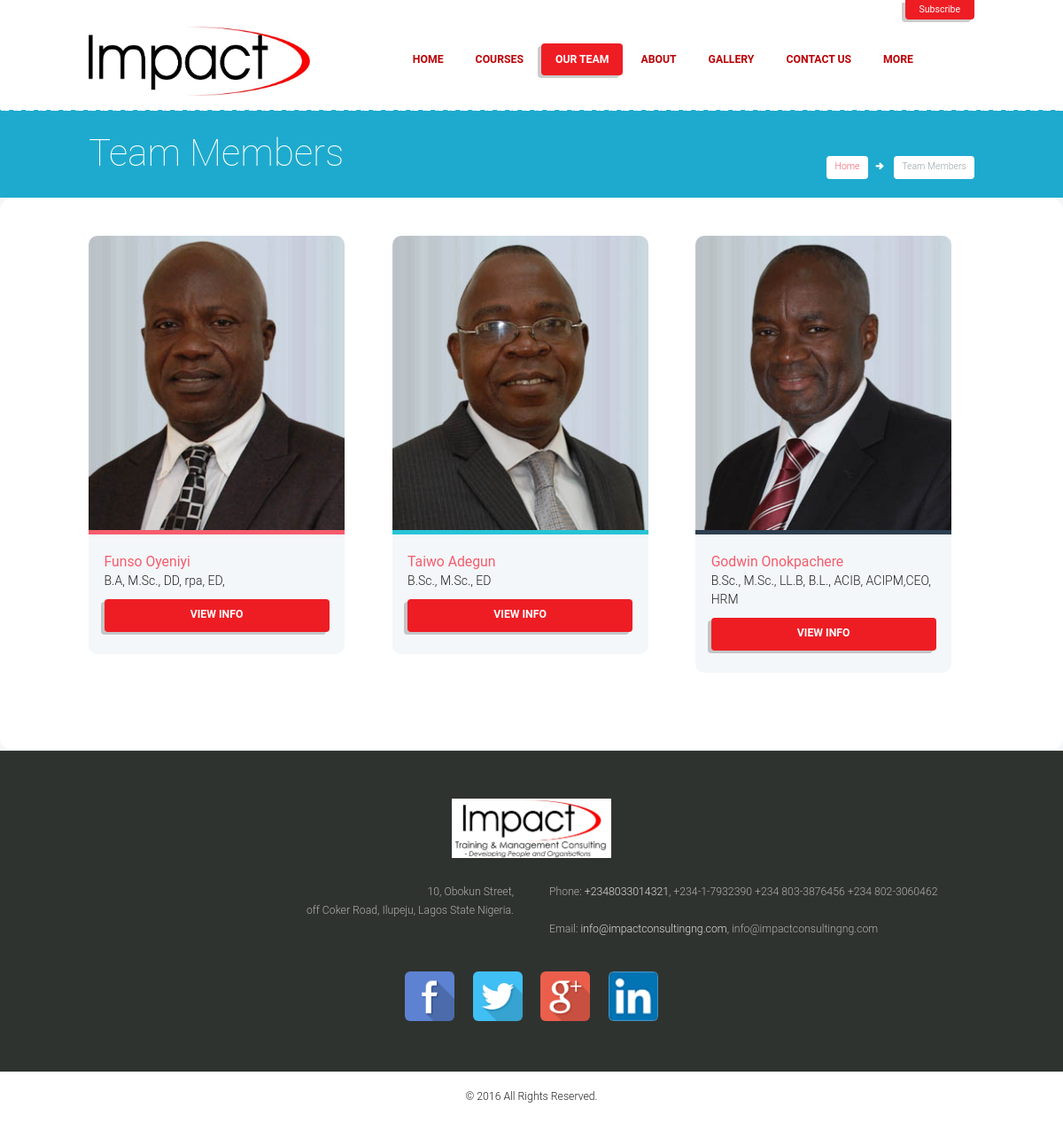
The page /members/ on the database its author committed.
### tables this page shows
CREATE TABLE IF NOT EXISTS `webpage` (
  `id` int(11) NOT NULL AUTO_INCREMENT,
  `name` varchar(500) NOT NULL,
  `title` varchar(500) NOT NULL,
  `description` varchar(700) NOT NULL,
  `keywords` text NOT NULL,
  PRIMARY KEY (`id`),
  UNIQUE KEY `name` (`name`),
  UNIQUE KEY `title` (`title`)
);

CREATE TABLE IF NOT EXISTS `tutor` (
  `id` int(11) NOT NULL AUTO_INCREMENT,
  `name` varchar(500) NOT NULL,
  `qualification` text NOT NULL,
  `field` text NOT NULL,
  `bio` text NOT NULL,
  `email` varchar(300) NOT NULL,
  `website` varchar(500) NOT NULL,
  `picture` varchar(300) NOT NULL,
  `visible` tinyint(4) NOT NULL,
  PRIMARY KEY (`id`),
  UNIQUE KEY `email` (`email`)
);

### classes/WebPage.php (called while the page is built, shortened)
<?php
class WebPage {
    public function WebPage($dbObj=null, $tableName='webpage') {
        function autoLoadClasses($className){
            $path = CLASSES_PATH;
            $ext = ".php";
            $fullpath = $path.sprintf("%s",$className.$ext);
            if(file_exists($fullpath)){
                return include $fullpath;
            }else{
                echo $fullpath;
            }
        }
    }
    public function __get($property) {
        if (property_exists($this, $property)) {
            return $this->$property;
        }
    }
    public static function getSingleByName($dbObj, $column, $name) {
        $thisPagReqVal = '';
        $thisPagReqVals = $dbObj->fetchNum("SELECT $column FROM webpage WHERE name = '{$name}' ");
        foreach ($thisPagReqVals as $thisPagReqVals) { $thisPagReqVal = $thisPagReqVals[0]; }
        return $thisPagReqVal;
    }
}

### includes/page-properties.php (called while the page is built, shortened)
<?php
$thisPage->title = StringManipulator::trimStringToFullWord(62, stripslashes(strip_tags(WebPage::getSingleByName($dbObj, 'title', CURRENT_PAGE))).' - '.WEBSITE_AUTHOR);

### DbConfig/Database.php (called while the page is built, shortened)
<?php
require(__ROOT__."/DbConfig/DbConfig.php");
class Database extends DbConfig{
    var $connection;
    public function Database($dbName = ''){
        $this->connection = mysqli_connect($this->get_dbServer(), $this->get_dbUser(), $this->get_dbPass(),$this->get_dbName())
        or die("Database Connection and Selection Failed. " . mysqli_error($this->connection));
    }
    public function query($query){
        $result = mysqli_query($this->connection, $query) or
        die("Invalid Query: ".mysqli_error($this->connection));
        if($result){
            return $result;
        } else { return false; }
    }
    public function fetchAssoc($query){
        $result = $this->query($query);
        $rows = array();
        while($row = mysqli_fetch_array($result,MYSQLI_ASSOC)){
                $rows[] = $row;
        }
        return $rows;
    }
    public function fetchNum($query){
        $result = $this->query($query);
        $rows = array();
        while($row = mysqli_fetch_array($result,MYSQLI_NUM)){
                $rows[] = $row;
        }
        return $rows;
    }
}
?>

### DbConfig/DbConfig.php (called while the page is built, shortened)
<?php
class DbConfig {
    private $dbServer= DB_SERVER;
    private $dbUser = DB_USER;
    private $dbPass = DB_PASSWORD;
    private $dbName = DB_NAME;
    public function get_dbServer(){ return $this->dbServer; }
    public function get_dbUser(){ return $this->dbUser; }
    public function get_dbPass(){ return $this->dbPass; }
    public function get_dbName(){ return $this->dbName; }
}
?>

### classes/StringManipulator.php (called while the page is built, shortened)
<?php
abstract class StringManipulator {
    public static function mb_strlen($str, $encoding = 'iso-8859-1') {
        switch (str_replace('-', '', strtolower($encoding))) {
          default:     return strlen(utf8_decode($str));
        }
    }
    public static function trimStringToFullWord($length, $string) {
        if (StringManipulator::mb_strlen($string) <= $length) {
            $string = $string;
        }
        else {
            $string = preg_replace('/\s+?(\S+)?$/u', '', StringManipulator::mb_substr($string, 0, $length));
        }
        return $string;
    }
    public static function slugify($text) {
        $text = preg_replace('~[^\\pL\d]+~u', '-', $text);
        $text = trim($text, '-');
        $text = iconv('utf-8', 'us-ascii//TRANSLIT', $text);
        $text = strtolower($text);
        $text = preg_replace('~[^-\w]+~', '', $text);
        return $text;
    }
}

### classes/Tutor.php (called while the page is built, shortened)
<?php
class Tutor implements ContentManipulator{
    private $dbObj;
    private $tableName;
    public function Tutor($dbObj, $tableName='tutor') {
        $this->dbObj =  $dbObj;        $this->tableName = $tableName;
    }
    public function __get($property) {
        if (property_exists($this, $property)) {
            return $this->$property;
        }
    }
    public function fetchRaw($column="*", $condition="", $sort="id"){
        $sql = "SELECT $column FROM $this->tableName ORDER BY $sort";
        if(!empty($condition)){$sql = "SELECT $column FROM $this->tableName WHERE $condition ORDER BY $sort";}
        $result = $this->dbObj->fetchAssoc($sql);
        return $result;
    }
}

### members.php (the view, shortened to what this page needs)
<?php
require('classes/WebPage.php');
$thisPage = new WebPage();
$dbObj = new Database();
$thisPage->dbObj = $dbObj;
$memberObj = new Tutor($dbObj);
require('includes/page-properties.php');
?>
<!DOCTYPE html>
<html lang="en-US">
<head>
    <link rel='stylesheet' id='rs-plugin-settings-css'  href='<?php echo SITE_URL; ?>plugins/revslider/rs-plugin/css/settings1dc6.css?ver=4.6.5' type='text/css' media='all' />
    <link rel='stylesheet' id='wpProQuiz_front_style-css'  href='<?php echo SITE_URL; ?>plugins/sfwd-lms/wp-pro-quiz/css/wpProQuiz_front.min4fde.css?ver=0.28' type='text/css' media='all' />
    <link rel='stylesheet' id='learndash_style-css'  href='<?php echo SITE_URL; ?>plugins/sfwd-lms/assets/style274c.css?ver=4.3.2' type='text/css' media='all' />
    <link rel='stylesheet' id='woocommerce-layout-css'  href='<?php echo SITE_URL; ?>plugins/woocommerce/assets/css/woocommerce-layout3575.css?ver=2.4.7' type='text/css' media='all' />
    <link rel='stylesheet' id='woocommerce-smallscreen-css'  href='<?php echo SITE_URL; ?>plugins/woocommerce/assets/css/woocommerce-smallscreen3575.css?ver=2.4.7' type='text/css' media='only screen and (max-width: 768px)' />
    <link rel='stylesheet' id='woocommerce-general-css'  href='<?php echo SITE_URL; ?>plugins/woocommerce/assets/css/woocommerce3575.css?ver=2.4.7' type='text/css' media='all' />
    <link rel='stylesheet' id='themerex-fontello-style-css'  href='<?php echo SITE_URL; ?>themes/education/css/fontello/css/fontello.min.css' type='text/css' media='all' />
    <link rel='stylesheet' id='themerex-main-style-css'  href='<?php echo SITE_URL; ?>themes/education/style.min.css' type='text/css' media='all' />
    <link rel='stylesheet' id='themerex-shortcodes-style-css'  href='<?php echo SITE_URL; ?>themes/education/fw/shortcodes/shortcodes.min.css' type='text/css' media='all' />
    <link rel='stylesheet' id='themerex-animation-style-css'  href='<?php echo SITE_URL; ?>themes/education/fw/css/core.animation.min.css' type='text/css' media='all' />
    <link rel='stylesheet' id='tribe-style-css'  href='<?php echo SITE_URL; ?>themes/education/css/tribe-style.min.css' type='text/css' media='all' />
    <link rel='stylesheet' id='learndash-style-css'  href='<?php echo SITE_URL; ?>themes/education/css/learndash-style.min.css' type='text/css' media='all' />
    <link rel='stylesheet' id='themerex-skin-style-css'  href='<?php echo SITE_URL; ?>themes/education/skins/education/skin.min.css' type='text/css' media='all' />
    <link rel='stylesheet' id='themerex-custom-style-css'  href='<?php echo SITE_URL; ?>themes/education/fw/css/custom-style.min.css' type='text/css' media='all' />
    <link href="<?php echo SITE_URL; ?>css/additional-style.css" rel="stylesheet" type="text/css"/>
    <link rel='stylesheet' id='themerex-responsive-style-css'  href='<?php echo SITE_URL; ?>themes/education/css/responsive.min.css' type='text/css' media='all' />
    <link rel='stylesheet' id='theme-skin-responsive-style-css'  href='<?php echo SITE_URL; ?>themes/education/skins/education/skin-responsive.min.css' type='text/css' media='all' />
    <link rel='stylesheet' id='mediaelement-css'  href='<?php echo SITE_URL; ?>js/mediaelement/mediaelementplayer.min0392.css?ver=2.17.0' type='text/css' media='all' />
    <link rel='stylesheet' id='wp-mediaelement-css'  href='<?php echo SITE_URL; ?>js/mediaelement/wp-mediaelement274c.css?ver=4.3.2' type='text/css' media='all' />
    <link rel='stylesheet' id='themerex-customizer-style-css'  href='<?php echo SITE_URL; ?>themes/education/fw/core/core.customizer/front.customizer.min.css' type='text/css' media='all' />
    <link rel='stylesheet' id='js_composer_front-css'  href='<?php echo SITE_URL; ?>plugins/js_composer/assets/css/js_composere100.css?ver=4.7.2' type='text/css' media='all' />
    <link href="<?php echo SITE_URL; ?>sweet-alert/sweetalert.css" rel="stylesheet" type="text/css"/>
    <link href="<?php echo SITE_URL; ?>sweet-alert/twitter.css" rel="stylesheet" type="text/css"/>
</head>
<body class="page page-id-809 page-template-default themerex_body body_style_fullscreen body_filled theme_skin_education article_style_boxed layout_single-standard template_single-standard top_panel_style_light top_panel_opacity_solid top_panel_show top_panel_above menu_right user_menu_show sidebar_hide wpb-js-composer js-comp-ver-4.7.2 vc_responsive">
    <div class="body_wrap">
        <div class="page_wrap">
            <?php include('includes/header.php'); ?>
            <?php include('includes/bread-crumb.php'); ?>
            <div class="page_content_wrap">
                <div class="content">
                    <article class="itemscope post_item post_item_single post_featured_default post_format_standard post-809 page type-page status-publish hentry" itemscope itemtype="http://schema.org/Article">
                        <section class="post_content" itemprop="articleBody">
                            <div class="vc_row wpb_row vc_row-fluid">
                                <div class="wpb_column vc_column_container vc_col-sm-12">
                                    <div class="wpb_wrapper">
                                        <div class="sc_section" data-animation="animated fadeInUp normal">
                                            <div class="sc_content content_wrap" style="margin-top:3em !important;margin-bottom:3em !important;">
                                                <div class="sc_team sc_team_style_2" data-animation="animated fadeInUp normal">
                                                    <div class="sc_columns columns_wrap">
                                                        <?php
                                                        foreach ($memberObj->fetchRaw("*", " visible = 1 ", " RAND() ") as $member) {
                                                            $memberData = array('id' => 'id', 'name' => 'name', 'picture' => 'picture', 'bio' => 'bio', 'website' => 'website', 'qualification' => 'qualification', 'field' => 'field', 'email' => 'email');
                                                            foreach ($memberData as $key => $value){
                                                                switch ($key) {
                                                                    case 'picture': $memberObj->$key = MEDIA_FILES_PATH1.'tutor/'.$member[$value];break;
                                                                    default     :   $memberObj->$key = $member[$value]; break;
                                                                }
                                                            }
                                                        ?>
                                                        <div class="column-1_3">
                                                            <div class="sc_team_item sc_team_item_1 odd first">
                                                                <div class="sc_team_item_avatar">
                                                                    <img class="wp-post-image" width="350" height="290" alt="<?php echo $memberObj->name; ?>" src="<?php echo $memberObj->picture; ?>">
                                                                </div>
                                                                <div class="sc_team_item_info">
                                                                    <h6 class="sc_team_item_title">
                                                                        <a href="<?php echo SITE_URL.'member/'.$memberObj->id.'/'.StringManipulator::slugify($memberObj->name).'/'; ?>"><?php echo $memberObj->name; ?></a>
                                                                    </h6>
                                                                    <div class="sc_team_item_position"><?php echo $memberObj->qualification; ?></div>
                                                                    <div class="sc_team_item_position">
                                                                        <a href="<?php echo SITE_URL.'member/'.$memberObj->id.'/'.StringManipulator::slugify($memberObj->name).'/'; ?>" data-animation="animated fadeInUp normal" class="sc_button sc_button_square sc_button_style_filled sc_button_bg_menu sc_button_size_small aligncenter animated fadeInUp normal" style="margin-top:10px;margin-bottom:4px;">VIEW INFO</a>
                                                                    </div>
                                                                </div>
                                                            </div>
                                                        </div>
                                                        <?php } ?>
                                                    </div>
                                                </div>
                                            </div>
                                        </div>
                                        <div class="sc_line sc_line_style_solid" style="margin-top:0px;margin-bottom:0px;border-top-style:solid;"></div>
                                    </div>
                                </div>
                            </div>
                        </section>
                    </article>
                </div>
            </div>
            <?php include('includes/footer.php'); ?>
        </div>
    </div>
    <link rel='stylesheet' id='themerex-messages-style-css'  href='<?php echo SITE_URL; ?>themes/education/fw/js/core.messages/core.messages.min.css' type='text/css' media='all' />
    <link rel='stylesheet' id='sfwd_front_css-css'  href='<?php echo SITE_URL; ?>plugins/sfwd-lms/assets/front274c.css?ver=4.3.2' type='text/css' media='all' />
    <link rel='stylesheet' id='sfwd_template_css-css'  href='<?php echo SITE_URL; ?>plugins/sfwd-lms/templates/learndash_template_style274c.css?ver=4.3.2' type='text/css' media='all' />
    <link rel='stylesheet' id='themerex-portfolio-style-css'  href='<?php echo SITE_URL; ?>themes/education/fw/css/core.portfolio.min.css' type='text/css' media='all' />
    <link rel='stylesheet' id='themerex-swiperslider-style-css'  href='<?php echo SITE_URL; ?>themes/education/fw/js/swiper/idangerous.swiper.min.css' type='text/css' media='all' />
</body>
</html>

### includes/bread-crumb.php (shortened to what this page needs)
<div class="page_top_wrap page_top_title page_top_breadcrumbs" style="background-image: url(<?php echo SITE_URL; ?>themes/education/skins/education/images/bg_over.png); background-repeat: repeat-x; background-position: center top; background-color:#1eaace;">
                <div class="content_wrap">
                    <div class="breadcrumbs">
                        <a class="breadcrumbs_item home" href="<?php echo SITE_URL; ?>">Home</a><span class="breadcrumbs_delimiter"></span>
                        <span class="breadcrumbs_item current"><?php echo StringManipulator::trimStringToFullWord(20, explode(" - ", $thisPage->title)[0]); ?></span>
                    </div>
                    <h2 class="page_title"><?php echo explode(" - ", $thisPage->title)[0]; ?></h2>
                </div>
            </div>

### members.php (style rules this page uses)
.column-1_3, .column-2_6, .column-3_9, .column-4_12 { width: 32.30%; }

### rows shown on the page
webpage: title "Team Members"
tutor: shows a picture, name "Funso Oyeniyi", qualification "B.A, M.Sc., DD, rpa, ED,"
tutor: shows a picture, name "Taiwo Adegun", qualification "B.Sc., M.Sc., ED"
tutor: shows a picture, name "Godwin Onokpachere", qualification "B.Sc., M.Sc., LL.B, B.L., ACIB, ACIPM,CEO, HRM"

### other values the page prints
COMPANY_HOTLINE "+2348033014321"
COMPANY_NUMBERS "+234-1-7932390 +234 803-3876456 +234 802-3060462"
COMPANY_EMAIL "info@impactconsultingng.com"
COMPANY_OTHER_EMAILS "info@impactconsultingng.com"
COMPANY_ADDRESS "10, Obokun Street, off Coker Road, Ilupeju, Lagos State Nigeria."
